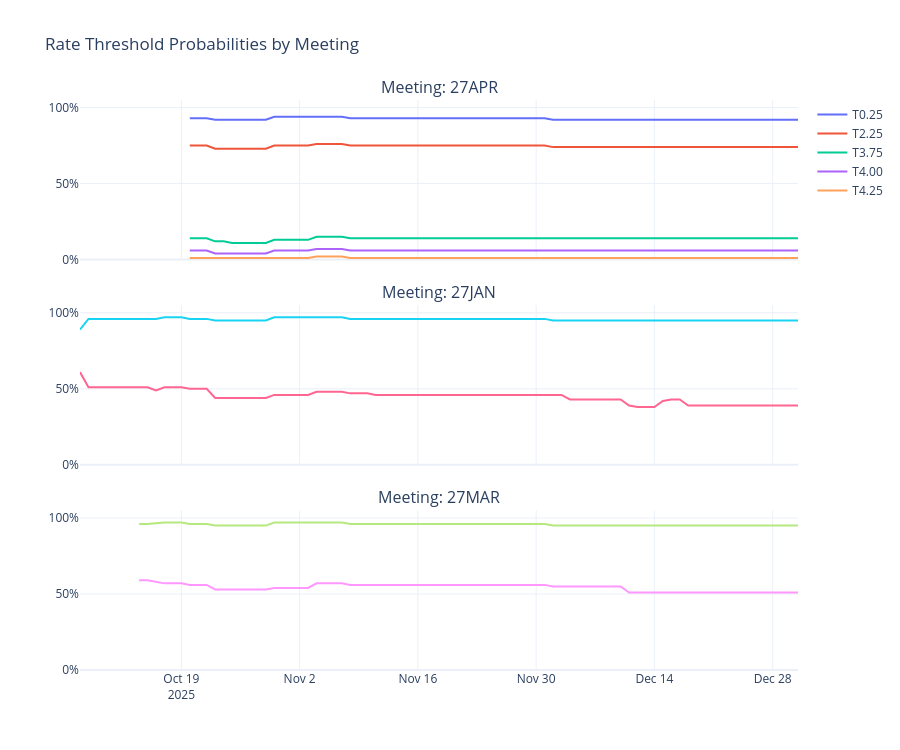

The code cell stored with this chart in its notebook:
### Markdown cell above
## 5. Multi-Threshold View

Looking at all thresholds for a single meeting gives a snapshot of the
market's full probability distribution over rate outcomes.

### Code cell
# Group by meeting date prefix
meetings = {}
for sym in df["symbol"].unique().to_list():
    # KXFED-27APR-T4.25 → 27APR
    parts = sym.split("-")
    if len(parts) >= 3:
        meeting = parts[1]
        meetings.setdefault(meeting, []).append(sym)

fig = make_subplots(
    rows=len(meetings),
    cols=1,
    shared_xaxes=True,
    subplot_titles=[f"Meeting: {m}" for m in sorted(meetings.keys())],
    vertical_spacing=0.08,
)

for i, (meeting, symbols) in enumerate(sorted(meetings.items()), 1):
    for sym in sorted(symbols):
        data = df.filter(pl.col("symbol") == sym).sort("timestamp").to_pandas()
        threshold = sym.split("-T")[-1] if "-T" in sym else sym
        fig.add_trace(
            go.Scatter(
                x=data["timestamp"],
                y=data["close"],
                mode="lines",
                name=f"T{threshold}",
                showlegend=(i == 1),
            ),
            row=i,
            col=1,
        )
    fig.update_yaxes(tickformat=".0%", range=[0, 1.05], row=i, col=1)

fig.update_layout(
    height=250 * len(meetings),
    title_text="Rate Threshold Probabilities by Meeting",
    template="plotly_white",
)

fig.show()
